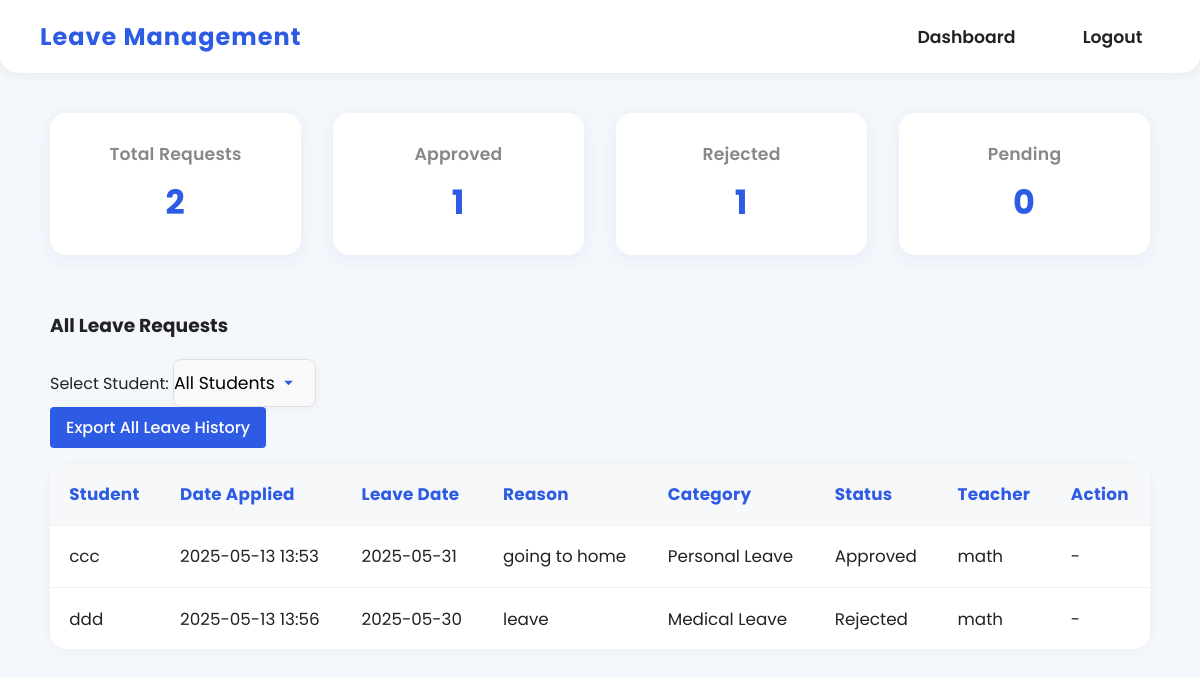
The page /dashboard (signed in) on the database its author committed.
### models.py (models this page shows)
class Leave(db.Model):
    id = db.Column(db.Integer, primary_key=True)
    student_id = db.Column(db.Integer, db.ForeignKey('user.id'), nullable=False)
    date = db.Column(db.String(20), nullable=False)
    reason = db.Column(db.String(200), nullable=False)
    status = db.Column(db.String(10), default='Pending')  # Pending, Approved, Rejected
    teacher_comment = db.Column(db.String(200))
    teacher_id = db.Column(db.Integer, db.ForeignKey('user.id'))  # The teacher selected for this leave
    teacher = db.relationship('User', foreign_keys=[teacher_id], backref='assigned_leaves', lazy=True)
    category = db.Column(db.String(50), nullable=False)  # Leave category
    date_applied = db.Column(db.DateTime, default=datetime.utcnow, nullable=False)  # When the leave was applied

class User(UserMixin, db.Model):
    id = db.Column(db.Integer, primary_key=True)
    username = db.Column(db.String(80), unique=True, nullable=False)
    email = db.Column(db.String(120), unique=True, nullable=False)
    password = db.Column(db.String(200), nullable=False)
    role = db.Column(db.String(10), nullable=False)  # 'student' or 'teacher'
    subject = db.Column(db.String(100))  # Only for teachers
    leaves = db.relationship('Leave', backref='student', lazy=True, foreign_keys='Leave.student_id')

### app.py (the view)
@app.route('/dashboard')
@login_required
def dashboard():
    if current_user.role == 'student':
        leaves = Leave.query.filter_by(student_id=current_user.id).all()
        teachers = list({leave.teacher for leave in leaves if leave.teacher is not None})
        teacher_id = request.args.get('teacher_id', type=int)
        selected_teacher = None
        filtered_leaves = leaves
        teacher_leave_count = 0
        approved_count = 0
        rejected_count = 0
        category_labels = []
        category_counts = []
        calendar_leaves = leaves
        approval_labels = []
        approval_counts = []
        rejection_labels = []
        rejection_counts = []
        if teacher_id:
            selected_teacher = next((t for t in teachers if t.id == teacher_id), None)
            filtered_leaves = [leave for leave in leaves if leave.teacher_id == teacher_id]
            teacher_leave_count = len(filtered_leaves)
            approved_count = sum(1 for l in filtered_leaves if l.status == 'Approved')
            rejected_leaves = [l for l in filtered_leaves if l.status == 'Rejected']
            rejected_count = len(rejected_leaves)
            from collections import Counter
            category_counter = Counter([leave.category for leave in rejected_leaves])
            category_labels = list(category_counter.keys())
            category_counts = list(category_counter.values())
            calendar_leaves = filtered_leaves
            approval_leaves = [l for l in filtered_leaves if l.status == 'Approved']
            rejection_leaves = [l for l in filtered_leaves if l.status == 'Rejected']
            approval_counter = Counter([leave.category for leave in approval_leaves])
            rejection_counter = Counter([leave.category for leave in rejection_leaves])
            approval_labels = list(approval_counter.keys())
            approval_counts = list(approval_counter.values())
            rejection_labels = list(rejection_counter.keys())
            rejection_counts = list(rejection_counter.values())
        stats = {
            'total': len(filtered_leaves),
            'approved': sum(1 for l in filtered_leaves if l.status == 'Approved'),
            'rejected': sum(1 for l in filtered_leaves if l.status == 'Rejected'),
            'pending': sum(1 for l in filtered_leaves if l.status == 'Pending'),
        }
        return render_template('dashboard_student.html', leaves=leaves, filtered_leaves=filtered_leaves, stats=stats, teachers=teachers, selected_teacher=selected_teacher, teacher_leave_count=teacher_leave_count, approved_count=approved_count, rejected_count=rejected_count, category_labels=category_labels, category_counts=category_counts, calendar_leaves=calendar_leaves, approval_labels=approval_labels, approval_counts=approval_counts, rejection_labels=rejection_labels, rejection_counts=rejection_counts)
    elif current_user.role == 'teacher':
        leaves = Leave.query.filter_by(teacher_id=current_user.id).all()
        students = User.query.filter_by(role='student').all()
        stats = {
            'total': len(leaves),
            'approved': sum(1 for l in leaves if l.status == 'Approved'),
            'rejected': sum(1 for l in leaves if l.status == 'Rejected'),
            'pending': sum(1 for l in leaves if l.status == 'Pending'),
        }
        return render_template('dashboard_teacher.html', leaves=leaves, filtered_leaves=leaves, stats=stats, students=students, selected_student=None, student_leave_count=0, category_labels=[], category_counts=[])
    else:
        return 'Invalid role', 403

### app.py (called while the page is built)
@login_manager.user_loader
def load_user(user_id):
    return User.query.get(int(user_id))

### templates/dashboard_teacher.html (shortened to what this page needs)
{% extends 'base.html' %}
{% block content %}
<div class="dashboard">
    <div class="dashboard-cards">
        <div class="card stat-card">
            <div class="stat-title">Total Requests</div>
            <div class="stat-value">{{ stats.total }}</div>
        </div>
        <div class="card stat-card">
            <div class="stat-title">Approved</div>
            <div class="stat-value">{{ stats.approved }}</div>
        </div>
        <div class="card stat-card">
            <div class="stat-title">Rejected</div>
            <div class="stat-value">{{ stats.rejected }}</div>
        </div>
        <div class="card stat-card">
            <div class="stat-title">Pending</div>
            <div class="stat-value">{{ stats.pending }}</div>
        </div>
    </div>
    <h3>All Leave Requests</h3>
    <form method="get" action="{{ url_for('requests_view') }}" id="studentSelectForm">
        <label for="student_id">Select Student:</label>
        <select name="student_id" id="student_id" onchange="document.getElementById('studentSelectForm').submit();">
            <option value="">All Students</option>
        </select>
    </form>
    <div style="margin-bottom: 1rem;">
        <a href="{{ url_for('export_leaves') }}" class="export-btn">Export All Leave History</a>
    </div>
    <table class="leave-table">
        <thead>
            <tr><th>Student</th><th>Date Applied</th><th>Leave Date</th><th>Reason</th><th>Category</th><th>Status</th><th>Teacher</th><th>Action</th></tr>
        </thead>
        <tbody>
            {% for leave in filtered_leaves %}
            <tr>
                <td>{{ leave.student.username }}</td>
                <td>{{ leave.date_applied.strftime('%Y-%m-%d %H:%M') if leave.date_applied else '-' }}</td>
                <td>{{ leave.date }}</td>
                <td>{{ leave.reason }}</td>
                <td>{{ leave.category }}</td>
                <td>{{ leave.status }}</td>
                <td>{{ leave.teacher.subject if leave.teacher else '-' }}</td>
                <td>
                    {% if leave.status == 'Pending' %}
                    <form method="POST" action="/requests" class="action-form">
                        <input type="hidden" name="leave_id" value="{{ leave.id }}">
                        <div class="action-buttons">
                            <button name="action" value="approve" class="btn-approve">Approve</button>
                            <button name="action" value="reject" class="btn-reject">Reject</button>
                            <input type="text" name="comment" placeholder="Comment (optional)" class="comment-input">
                        </div>
                    </form>
                    {% else %}-{% endif %}
                </td>
            </tr>
            {% endfor %}
        </tbody>
    </table>
</div>
{% endblock %}

### templates/base.html (shortened to what this page needs)
<!DOCTYPE html>
<html lang="en">
<head>
    <link rel="stylesheet" href="/static/css/style.css">
</head>
<body>
    <nav class="navbar">
        <div class="navbar-brand">Leave Management</div>
        <ul class="navbar-menu">
            {% if current_user.is_authenticated %}
                <li><a href="/dashboard">Dashboard</a></li>
                <li><a href="/logout">Logout</a></li>
            {% else %}
                <li><a href="/login">Login</a></li>
                <li><a href="/register">Register</a></li>
            {% endif %}
        </ul>
    </nav>
    <main style="animation:fadeIn 0.7s;">
        {% block content %}{% endblock %}
    </main>
</body>
</html>

### static/css/style.css (style rules this page uses)
body { font-family: 'Poppins', 'Inter', Arial, sans-serif; background: #f4f7fb; margin: 0; color: #222; min-height: 100vh; transition: background 0.3s; }
.navbar { background: #fff; box-shadow: 0 2px 12px rgba(0,0,0,0.06); padding: 1.2rem 2.5rem; display: flex; justify-content: space-between; align-items: center; border-radius: 0 0 18px 18px; animation: fadeInDown 0.7s; }
.navbar-brand { font-weight: 700; font-size: 1.5rem; color: #2d5be3; letter-spacing: 1px; }
.navbar-menu { list-style: none; display: flex; gap: 2rem; margin: 0; padding: 0; }
.navbar-menu li a { text-decoration: none; color: #222; font-weight: 600; font-size: 1.08rem; padding: 0.5rem 1.1rem; border-radius: 8px; transition: background 0.2s, color 0.2s; }
select, .form-container select { appearance: none; padding-right: 2.5rem; border: 1.5px solid #e0e0e0; border-radius: 8px; font-size: 1.08rem; font-family: inherit; box-shadow: 0 2px 8px rgba(45,91,227,0.04); transition: border 0.2s, box-shadow 0.2s, background 0.2s; min-height: 48px; }
.dashboard { max-width: 1100px; margin: 2.5rem auto; padding: 0 1.5rem; }
.dashboard-cards { display: flex; gap: 2rem; margin-bottom: 2.5rem; flex-wrap: wrap; }
.card.stat-card { background: #fff; flex: 1; min-width: 180px; padding: 1.7rem 1.2rem; border-radius: 16px; box-shadow: 0 4px 18px rgba(45,91,227,0.07); text-align: center; margin-bottom: 1rem; animation: slideUp 0.7s; transition: box-shadow 0.2s, transform 0.2s; }
.stat-title { color: #888; font-size: 1.08rem; margin-bottom: 0.7rem; font-weight: 600; letter-spacing: 0.2px; }
.stat-value { font-size: 2.1rem; font-weight: 700; color: #2d5be3; letter-spacing: 1px; animation: fadeIn 0.7s; }
.leave-table { width: 100%; border-collapse: separate; border-spacing: 0; background: #fff; border-radius: 16px; overflow: hidden; box-shadow: 0 2px 12px rgba(0,0,0,0.04); margin-bottom: 2rem; animation: fadeIn 0.8s; }
.leave-table th, .leave-table td { padding: 1.1rem 1.2rem; border-bottom: 1px solid #f0f0f0; text-align: left; font-size: 1.05rem; transition: background 0.2s; }
.leave-table th { background: #f6f8fa; color: #2d5be3; font-weight: 700; letter-spacing: 0.3px; }
.leave-table tr:last-child td { border-bottom: none; }

### templates/dashboard_teacher.html (style rules this page uses)
.export-btn { display: inline-block; padding: 8px 16px; background-color: #2d5be3; color: white; text-decoration: none; border-radius: 4px; font-weight: 500; transition: all 0.3s ease; }

### rows shown on the page
Leave: student.username "ccc", date_applied "2025-05-13 13:53", date "2025-05-31", reason "going to home", category "Personal Leave", status "Approved", teacher "math"
Leave: student.username "ddd", date_applied "2025-05-13 13:56", date "2025-05-30", reason "leave", category "Medical Leave", status "Rejected", teacher "math"

### other values the page prints
{{ stats.total }} "2"
{{ stats.approved }} "1"
{{ stats.rejected }} "1"
{{ stats.pending }} "0"
